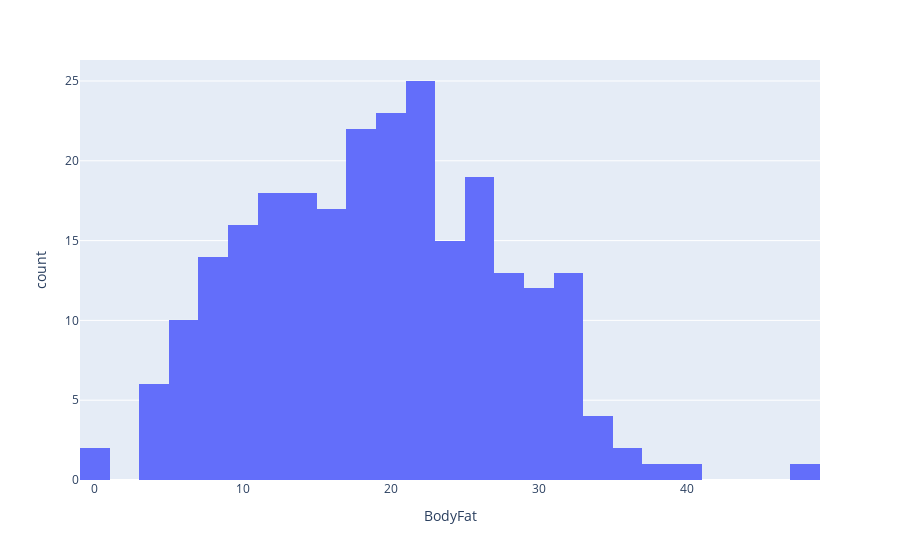
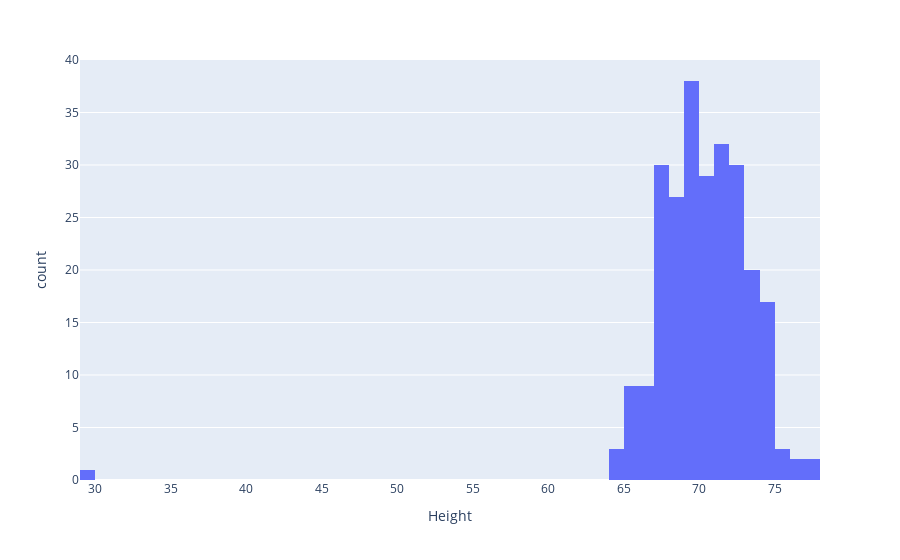
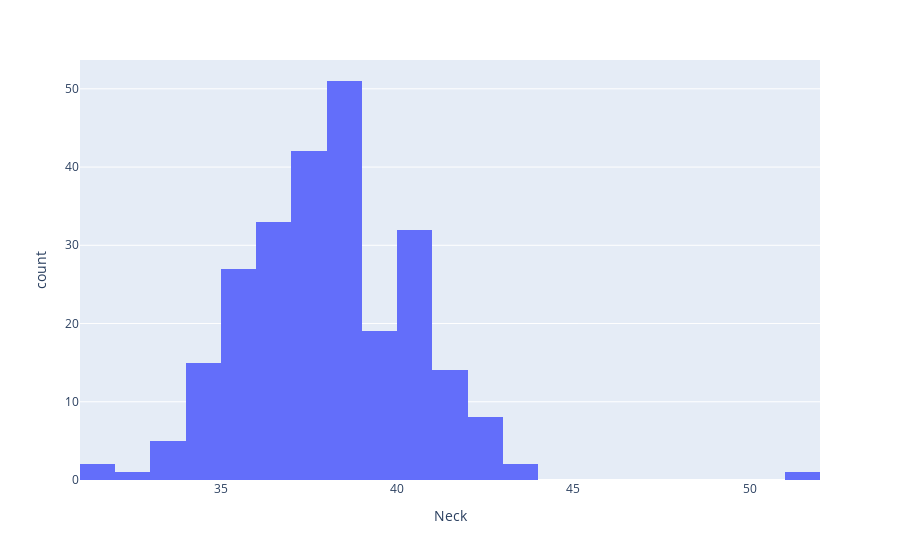
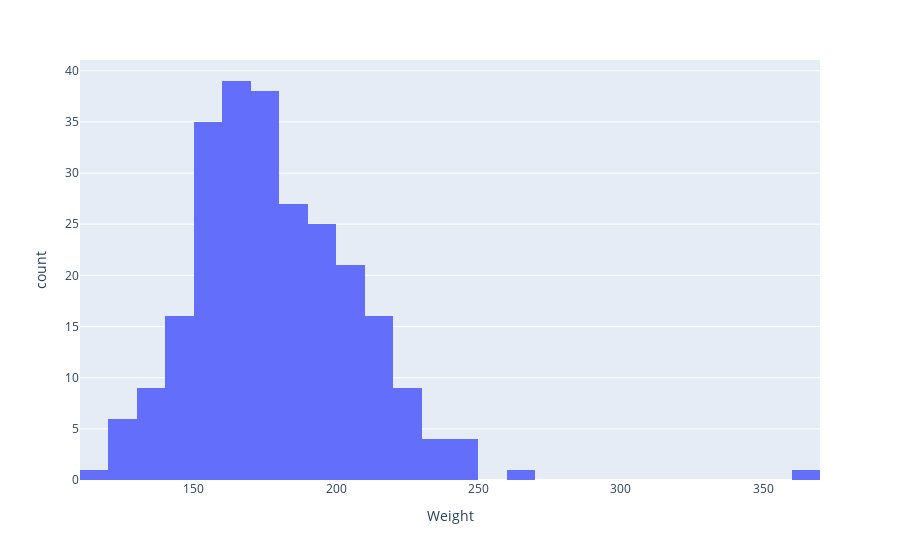

The notebook cell saved with these charts, in order:
### Code cell
dataFrame = pd.read_csv("bodyfat.csv")
print("Data set loaded. Num examples: ", len(dataFrame))

fig = px.histogram(dataFrame, x="BodyFat")
fig.show()

fig = px.histogram(dataFrame, x="Height")
fig.show()

fig = px.histogram(dataFrame, x="Neck")
fig.show()

fig = px.histogram(dataFrame, x="Weight")
fig.show()

fig = px.histogram(dataFrame, x="Age")
fig.show()

fig = px.histogram(dataFrame, x="Knee")
fig.show()

fig = px.histogram(dataFrame, x="Ankle")
fig.show()

fig = px.histogram(dataFrame, x="Biceps")
fig.show()

fig = px.histogram(dataFrame, x="Forearm")
fig.show()

fig = px.histogram(dataFrame, x="Wrist")
fig.show()

fig = px.histogram(dataFrame, x="Abdomen")
fig.show()

fig = px.histogram(dataFrame, x="Hip")
fig.show()

fig = px.histogram(dataFrame, x="Thigh")
fig.show()

dataFrame.describe()
dataFrame

### Figure 1 — Plotly figure (JSON) as saved in the notebook; plotly's stock layout.template omitted (floating-point values rounded to 4 significant figures; data arrays with more than 128 entries replaced by an {"elided": "..."} marker saying what was removed)
{"data": [{"alignmentgroup": "True", "bingroup": "x", "hovertemplate": "BodyFat=%{x}<br>count=%{y}<extra></extra>", "legendgroup": "", "marker": {"color": "#636efa", "pattern": {"shape": ""}}, "name": "", "offsetgroup": "", "orientation": "v", "showlegend": false, "x": {"elided": "252 float values"}, "xaxis": "x", "yaxis": "y", "type": "histogram"}], "layout": {"xaxis": {"anchor": "y", "domain": [0.0, 1.0], "title": {"text": "BodyFat"}}, "yaxis": {"anchor": "x", "domain": [0.0, 1.0], "title": {"text": "count"}}, "legend": {"tracegroupgap": 0}, "margin": {"t": 60}, "barmode": "relative"}}

### Figure 2 — Plotly figure (JSON) as saved in the notebook; plotly's stock layout.template omitted (floating-point values rounded to 4 significant figures; data arrays with more than 128 entries replaced by an {"elided": "..."} marker saying what was removed)
{"data": [{"alignmentgroup": "True", "bingroup": "x", "hovertemplate": "Height=%{x}<br>count=%{y}<extra></extra>", "legendgroup": "", "marker": {"color": "#636efa", "pattern": {"shape": ""}}, "name": "", "offsetgroup": "", "orientation": "v", "showlegend": false, "x": {"elided": "252 float values"}, "xaxis": "x", "yaxis": "y", "type": "histogram"}], "layout": {"xaxis": {"anchor": "y", "domain": [0.0, 1.0], "title": {"text": "Height"}}, "yaxis": {"anchor": "x", "domain": [0.0, 1.0], "title": {"text": "count"}}, "legend": {"tracegroupgap": 0}, "margin": {"t": 60}, "barmode": "relative"}}

### Figure 3 — Plotly figure (JSON) as saved in the notebook; plotly's stock layout.template omitted (floating-point values rounded to 4 significant figures; data arrays with more than 128 entries replaced by an {"elided": "..."} marker saying what was removed)
{"data": [{"alignmentgroup": "True", "bingroup": "x", "hovertemplate": "Neck=%{x}<br>count=%{y}<extra></extra>", "legendgroup": "", "marker": {"color": "#636efa", "pattern": {"shape": ""}}, "name": "", "offsetgroup": "", "orientation": "v", "showlegend": false, "x": {"elided": "252 float values"}, "xaxis": "x", "yaxis": "y", "type": "histogram"}], "layout": {"xaxis": {"anchor": "y", "domain": [0.0, 1.0], "title": {"text": "Neck"}}, "yaxis": {"anchor": "x", "domain": [0.0, 1.0], "title": {"text": "count"}}, "legend": {"tracegroupgap": 0}, "margin": {"t": 60}, "barmode": "relative"}}

### Figure 4 — Plotly figure (JSON) as saved in the notebook; plotly's stock layout.template omitted (floating-point values rounded to 4 significant figures; data arrays with more than 128 entries replaced by an {"elided": "..."} marker saying what was removed)
{"data": [{"alignmentgroup": "True", "bingroup": "x", "hovertemplate": "Weight=%{x}<br>count=%{y}<extra></extra>", "legendgroup": "", "marker": {"color": "#636efa", "pattern": {"shape": ""}}, "name": "", "offsetgroup": "", "orientation": "v", "showlegend": false, "x": {"elided": "252 float values"}, "xaxis": "x", "yaxis": "y", "type": "histogram"}], "layout": {"xaxis": {"anchor": "y", "domain": [0.0, 1.0], "title": {"text": "Weight"}}, "yaxis": {"anchor": "x", "domain": [0.0, 1.0], "title": {"text": "count"}}, "legend": {"tracegroupgap": 0}, "margin": {"t": 60}, "barmode": "relative"}}
